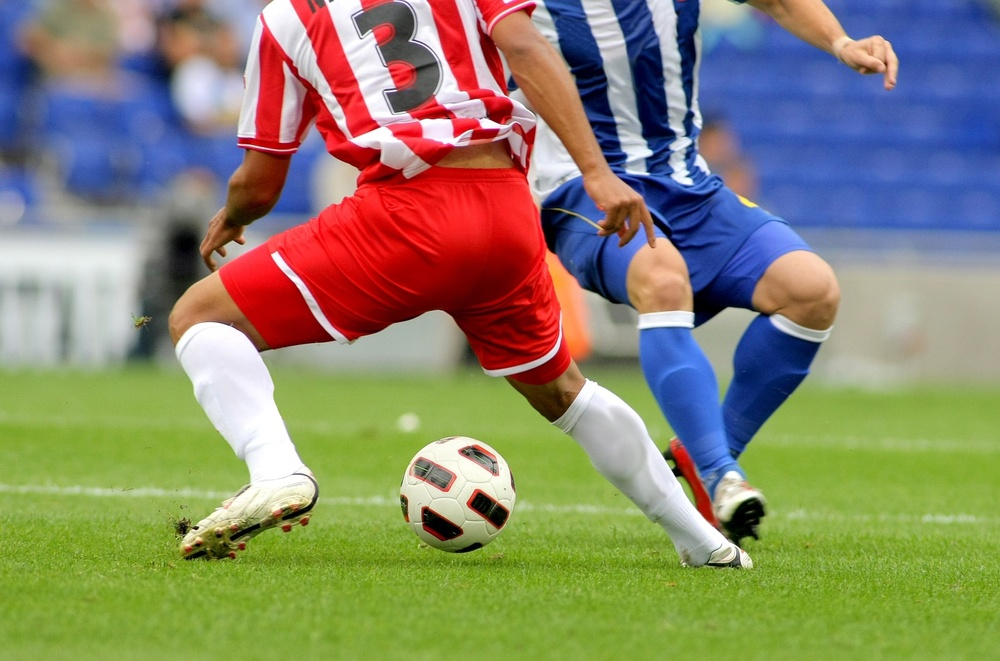
#> input picture soccer.jpg, 1000 x 661 px, shrunk from 1434 x 948 before the run, found by its file name
$ python 2_Canny_Edge.py
#> lines starting #> are read from the running program, lines starting #| are printed output that depends on the picture; after the words box and inside, x2 and y2 are one past the last pixel; in counts of white or black regions, pixels touching at a corner belong together
import cv2 as cv
import numpy as np
from matplotlib import pyplot as plt

img = cv.imread('soccer.jpg')
#> img is the input picture: shape (661, 1000, 3); mean B, G, R 107.3, 133.3, 136.8
gray = cv.cvtColor(img, cv.COLOR_BGR2GRAY)      # 이미지를 그레이스케일로 변환
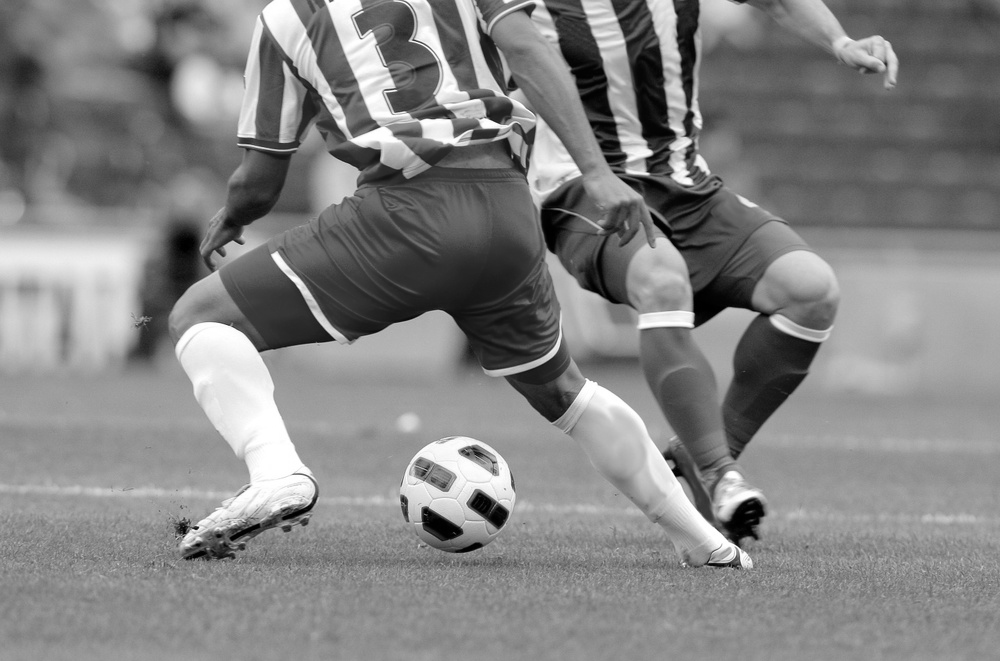
#> gray: shape (661, 1000); min 0, max 255, mean 131.4

canny = cv.Canny(gray, 100, 200)
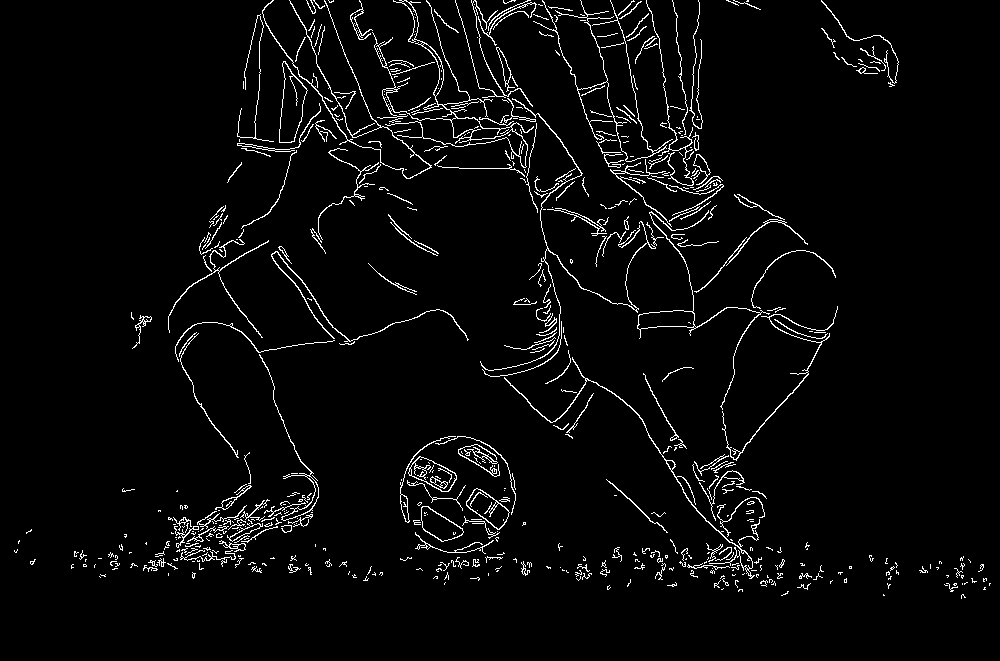
#> canny: shape (661, 1000); 3.6% white in thin lines or dots, all inside (x1, y1, x2, y2) = (14, 0, 991, 599)

lines = cv.HoughLinesP(canny, 1, np.pi/180, 50, minLineLength=10, maxLineGap=1)
#> lines = 226 rows, first 6: [629, 405, 639, 415], [188, 287, 218, 270], [676, 23, 677, 36], [612, 483, 649, 518], [453, 118, 465, 118], [693, 470, 705, 493]

if lines is not None:
    for line in lines:
        x1, y1, x2, y2 = line[0]
        cv.line(img, (x1, y1), (x2, y2), (0, 0, 255), 2, cv.LINE_AA)
#> this loop made 226 passes
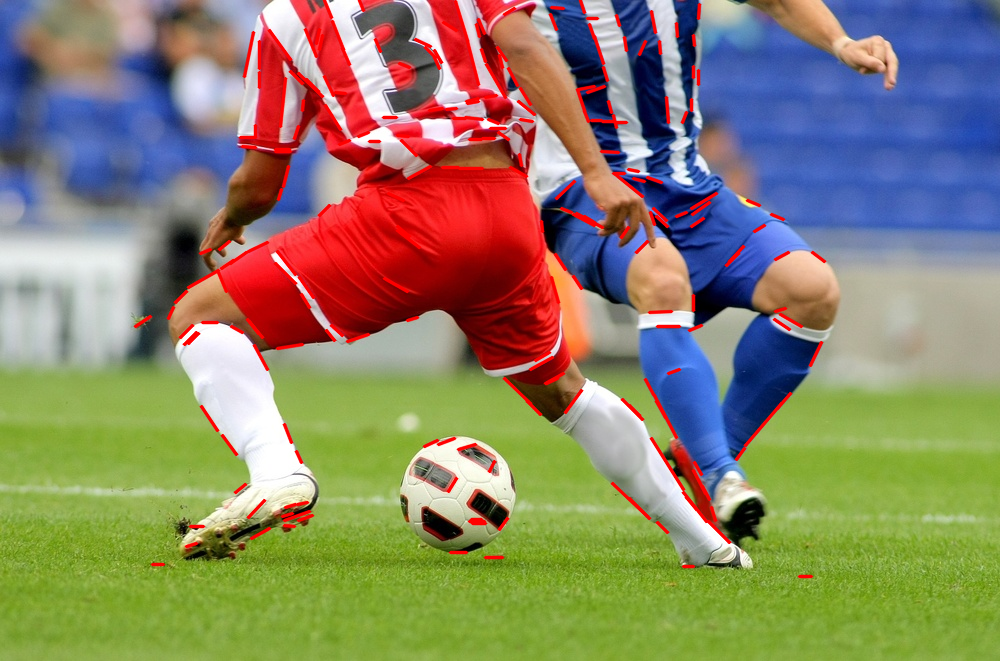
#> img: shape (661, 1000, 3); 3.19% of pixels changed, all inside (x1, y1, x2, y2) = (133, 0, 827, 579)

plt.figure(figsize=(15, 10))

plt.subplot(1, 2, 1)
plt.imshow(gray, cmap='gray')
plt.title('Original')
plt.axis('off')

plt.subplot(1, 2, 2)
plt.imshow(cv.cvtColor(img, cv.COLOR_BGR2RGB))
plt.title('Hough Lines')
plt.axis('off')

plt.show()
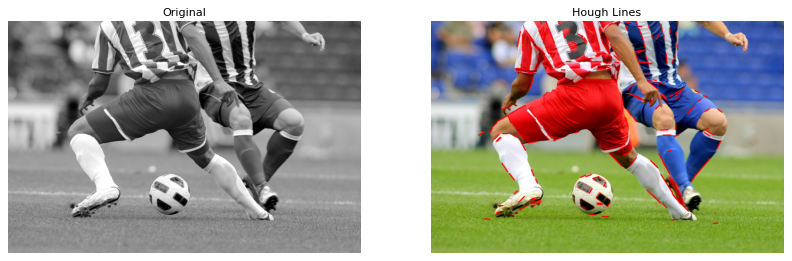
#> figure drawn by matplotlib, 2 panels
